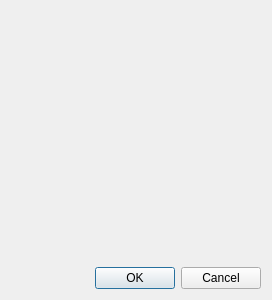
<?xml version="1.0" encoding="UTF-8"?>
<ui version="4.0">
 <class>ColorWhellDialog</class>
 <widget class="QDialog" name="ColorWhellDialog">
  <property name="geometry">
   <rect>
    <x>0</x>
    <y>0</y>
    <width>272</width>
    <height>300</height>
   </rect>
  </property>
  <property name="windowTitle">
   <string>Dialog</string>
  </property>
  <layout class="QVBoxLayout" name="verticalLayout">
   <item>
    <widget class="ColorWheel" name="colorwhell" native="true">
     <property name="text" stdset="0">
      <string>TextLabel</string>
     </property>
    </widget>
   </item>
   <item>
    <widget class="QDialogButtonBox" name="buttonBox">
     <property name="orientation">
      <enum>Qt::Horizontal</enum>
     </property>
     <property name="standardButtons">
      <set>QDialogButtonBox::Cancel|QDialogButtonBox::Ok</set>
     </property>
    </widget>
   </item>
  </layout>
 </widget>
 <customwidgets>
  <customwidget>
   <class>ColorWheel</class>
   <extends>QWidget</extends>
   <header>form/color_wheel.h</header>
  </customwidget>
 </customwidgets>
 <resources/>
 <connections>
  <connection>
   <sender>buttonBox</sender>
   <signal>accepted()</signal>
   <receiver>ColorWhellDialog</receiver>
   <slot>accept()</slot>
   <hints>
    <hint type="sourcelabel">
     <x>248</x>
     <y>254</y>
    </hint>
    <hint type="destinationlabel">
     <x>157</x>
     <y>274</y>
    </hint>
   </hints>
  </connection>
  <connection>
   <sender>buttonBox</sender>
   <signal>rejected()</signal>
   <receiver>ColorWhellDialog</receiver>
   <slot>reject()</slot>
   <hints>
    <hint type="sourcelabel">
     <x>316</x>
     <y>260</y>
    </hint>
    <hint type="destinationlabel">
     <x>286</x>
     <y>274</y>
    </hint>
   </hints>
  </connection>
 </connections>
</ui>
